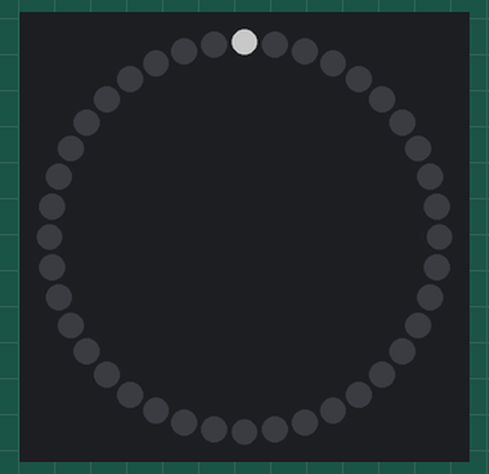
Simulated run of this sketch. Board: Arduino Uno, built with avr-gcc and run on an emulated ATmega328P. On the bench: 40 RGB LEDs in a ring, first at the top, clockwise. Dim RGB values are drawn brighter than linear.

Above: at 68.65 s.
At 69.4 s:
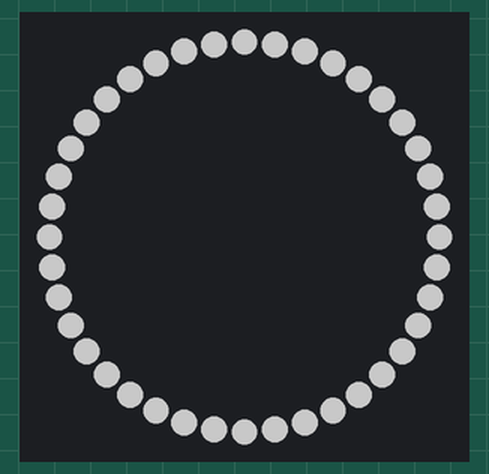

The sketch:

y_first_disk.ino
```cpp
#include <Adafruit_NeoPixel.h>

#define LED_PIN    3
#define NUM_LEDS   40       // LED数：リングの個数に応じて変更
#define BRIGHTNESS 100

Adafruit_NeoPixel ring(NUM_LEDS, LED_PIN, NEO_GRB + NEO_KHZ800);

unsigned long lastUpdate = 0;
int currentIndex = 0;
bool animationFinished = false;
#define LED_on_wait  68500
#define LED_disk_speed  20
#define LED_off_wait  1000
int test = 2;//1:本モード,2:開発モード

void setup() {
  ring.begin();
  ring.setBrightness(BRIGHTNESS);
  ring.show();  // 初期状態：全消灯
}

void loop() {


         delay(LED_on_wait);
         LEDdisk_on(NUM_LEDS,LED_disk_speed);
         delay(LED_off_wait);
         setAllColor(ring.Color(0, 0, 0));
         delay(10000000);

}

void setAllColor(uint32_t color) {
    for (uint16_t i = 0; i <NUM_LEDS; i++) {
      ring.setPixelColor(i, color);
    }
      ring.show();
  }

void LEDdisk_on(uint32_t num,uint32_t speed){
           for(uint16_t i=0; i<=num; i++) { //armLeft_LED=bodyRigh_LED　かつarmLeft＿LEDが一番個数が多いためarmLeft_LEDを使用
                 ring.setPixelColor(i, ring.Color(255, 255, 255)); // 白に点灯
                 ring.show();
            delay(speed);
               }
}
```

Measured:
- what the display in image 1 shows lasts 1.0 s, from 69.4 s to 70.4 s
